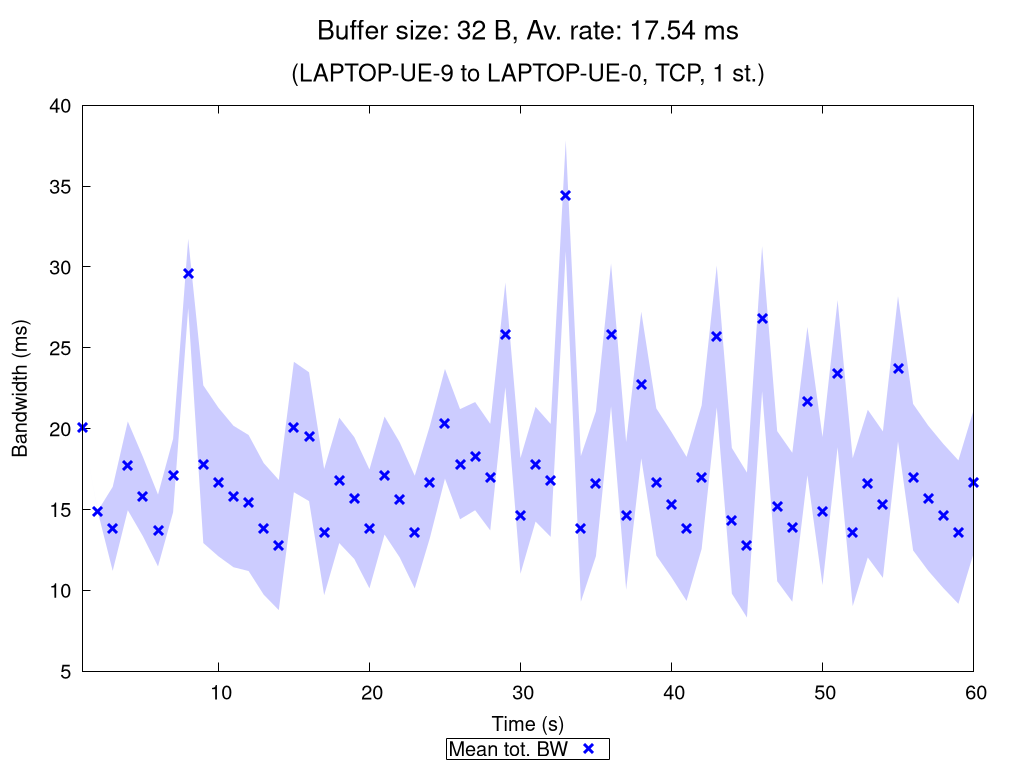

This figure's gnuplot source:
set terminal pngcairo nocrop enhanced size 1024,768 font "Verdana,15"
set output "TCP_1_st_2020_11_05_16-29-28_two2one_00032B.png"

set title "{/=20 Buffer size: 32 B, Av. rate: 17.54 ms}\n\n{/=18 (LAPTOP-UE-9 to LAPTOP-UE-0, TCP, 1 st.)}"

set xlabel "Time (s)"
set ylabel "Bandwidth (ms)"
set ytics nomirror
set key bmargin center horizontal box samplen 1 width -1
set bmargin 4.6
set rmargin 4.5

rf = 1.0  # rate factor
set style fill transparent solid 0.2 noborder
set autoscale xfix
plot "TCP_1_st_2020_11_05_16-29-28_two2one_00032B_iperf_processed.dat" using 1:($2/rf-$3/rf):($2/rf+$3/rf) with filledcurves lc rgb "blue" notitle, \
     "" using 1:($2/rf) with points pt 2 ps 1.5 lw 3 lc rgb "blue" title "Mean tot. BW", \
